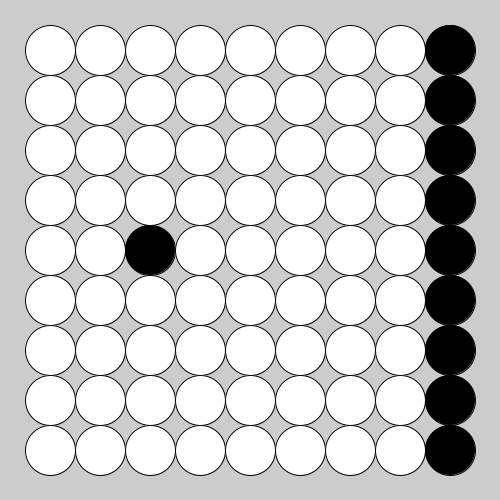
Frame 1 (no input)
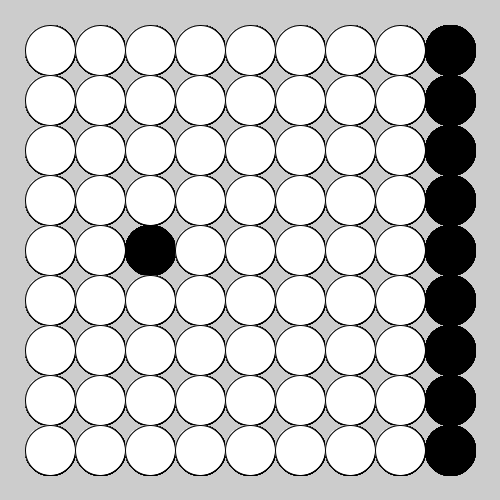
Frame 60 (the mouse pressed at the canvas centre just before this capture)
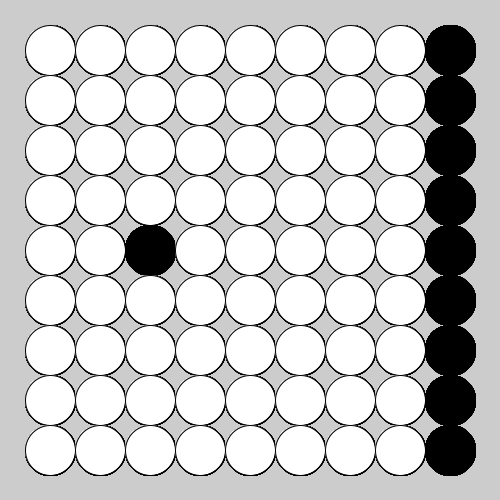
Frame 120 (the mouse held since frame 60 and released just before this capture)

The Processing sketch that drew these frames (run headless with seeded random() and noise(); from frame 60 on, the mouse is pressed at the canvas centre):

// Processing sketch: week04_6_simple_go_array
// ── week04_6_simple_go_array.pde
void setup()
{
  size(500,500);
}
int [][] go ={
   {0,0,0,0,0,0,0,0,1},
   {0,0,0,0,0,0,0,0,1},
   {0,0,0,0,0,0,0,0,1},
   {0,0,0,0,0,0,0,0,1},
   {0,0,1,0,0,0,0,0,1},
   {0,0,0,0,0,0,0,0,1},
   {0,0,0,0,0,0,0,0,1},
   {0,0,0,0,0,0,0,0,1},
   {0,0,0,0,0,0,0,0,1},
};
void draw()
{
   for(int i=0; i<9; i++){
     for(int j=0; j<9; j++){
       if(go[i][j]==1)fill(0);
       else fill(255);
       ellipse(50+j*50,50+i*50,50,50);
     }
   }
}
